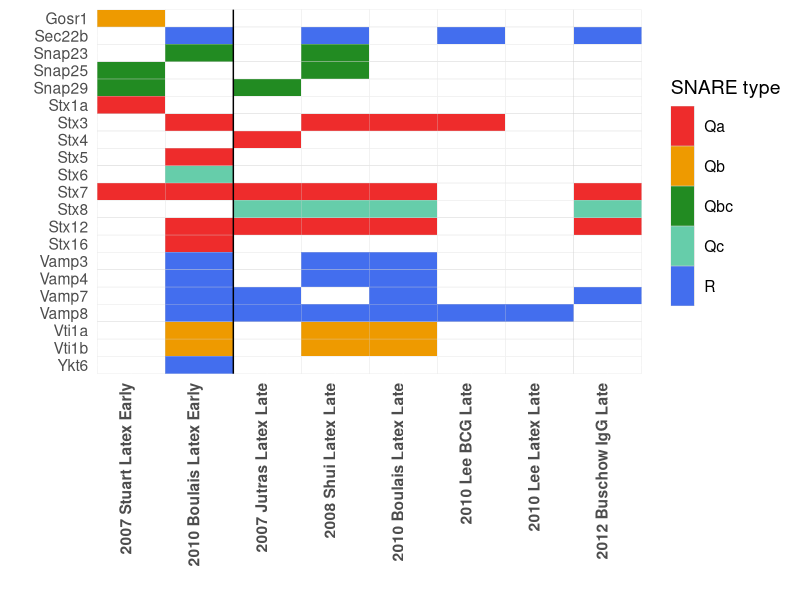

Generate this figure with R:


#import necessary packages
library(gtools)
library(plyr)
library(readxl)
library(dplyr)
library(ggplot2)
library(reshape2)
library(scales)
library(grid)

#read source files
source_data <- read_excel("src/qualitative input.xlsx")
source_data <- source_data[mixedorder(source_data$Name),]
#clear empty rows
source_data_clean <- source_data[rowSums(is.na(source_data[3:12])) != ncol(source_data[3:12]),]
#remove empty columns
source_data_clean <- source_data_clean[colSums(is.na(source_data_clean)) != nrow(source_data_clean)]

#Change type column to factor for colouring by row
source_data_clean$type <- as.factor(source_data_clean$type)

#replace NA by 0
source_data_clean[is.na(source_data_clean)] <- 0

#Fix column names
source_data_clean$Name <- tolower(source_data_clean$Name)
source_data_clean$Name <- paste0(toupper(substr(source_data_clean$Name, 1, 1)), substr(source_data_clean$Name, 2, nchar(source_data_clean$Name)))

#transform data to facilitate heatmap processing
source_data_clean.m <- melt(source_data_clean)
source_data_clean.s <- ddply(source_data_clean.m, .(variable), transform, rescale = scale(value))

#reverse y axis labels (were z-a, now a-z)
flevels <- levels(as.factor(source_data_clean.s$Name))
flevels <- mixedsort(flevels, decreasing = TRUE)

#define colours per SNARE type
source_data_clean.s$valueoffset <- source_data_clean.s$value + 100*(as.numeric(source_data_clean.s$type)-1)
scalerange <- range(source_data_clean.s$value)
gradientends <- scalerange+ rep(c(0,100,200,300,400), each = 2)
colorends <- c("white", "firebrick2", "white", "orange2", "white", "forestgreen", "white", "mediumaquamarine", "white", "royalblue2")

pdf("Qualitative phagosome proteomics heatmap.pdf", paper = "a4")
ggplot(source_data_clean.s, aes(variable, Name)) +
  geom_tile(aes(fill = valueoffset, shape = substr(type, 1, 3)), colour = "lightgrey", show.legend = TRUE) +
  geom_vline(xintercept = 2.5) +
  scale_fill_gradientn(colours = colorends, values = rescale(gradientends), guide = FALSE) +
  scale_x_discrete("", expand = c(0, 0)) +
  scale_y_discrete("", limits = flevels, expand = c(0, 0)) +
  theme_grey(base_size = 14) +
  theme(legend.position = "right",
        axis.ticks = element_blank(),
        axis.text.x = element_text(angle = 90, hjust = 1, vjust = 0, face = "bold")) +
  guides(shape = guide_legend("SNARE type", keyheight = 2, override.aes = list(fill = c("firebrick2", "orange2", "forestgreen", "mediumaquamarine", "royalblue2"))))
dev.off()
